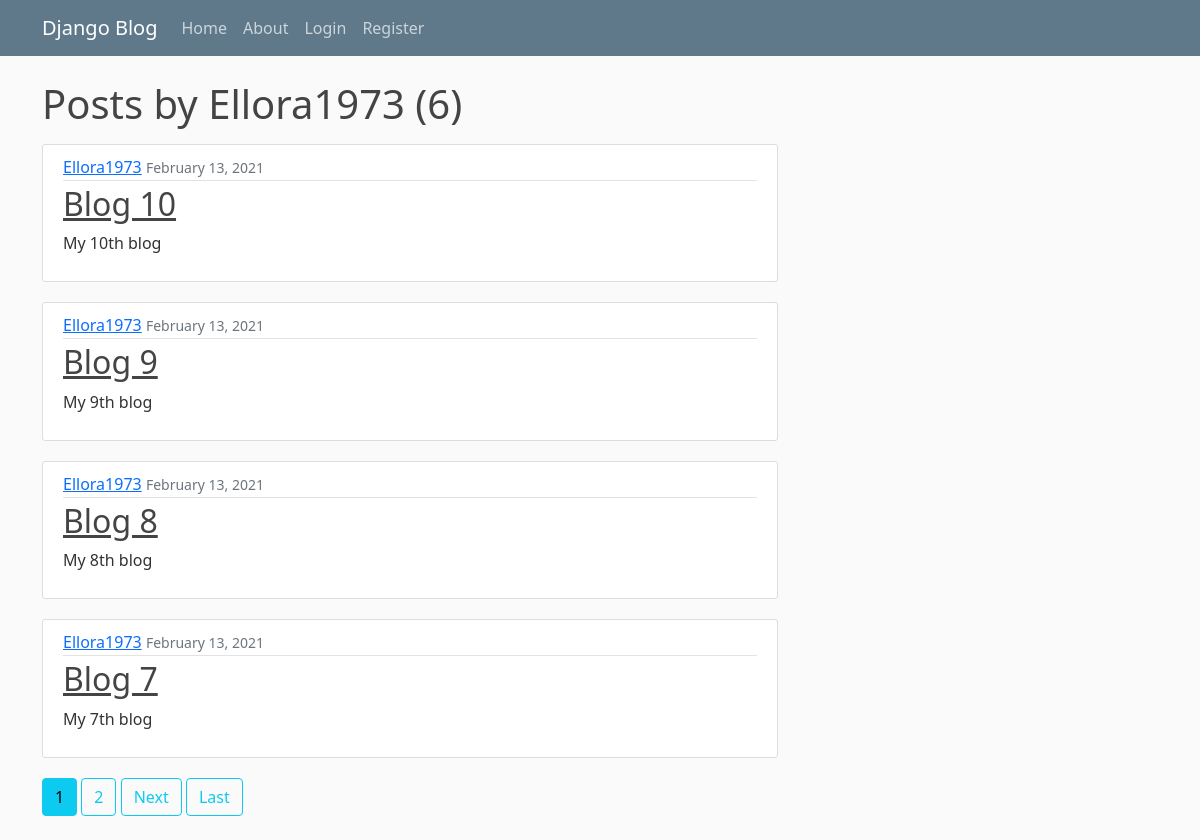
The page /user/Ellora1973 on the database its author committed.
### blog/models.py (models this page shows, shortened)
class Post(models.Model):
    title = models.CharField(max_length = 256)
    content = models.TextField()
    date_posted = models.DateTimeField(default = timezone.now)
    author = models.ForeignKey(User, on_delete = models.CASCADE)

### blog/views.py (the view)
# urls.py: path('user/<str:username>', UserPostListView.as_view(), name = 'user-posts'),
class UserPostListView(ListView):
    model = Post
    template_name = 'blog/user_posts.html'
    context_object_name = 'posts'
    paginate_by = 4
    def get_queryset(self):
        user = get_object_or_404(User, username = self.kwargs.get('username'))
        return Post.objects.filter(author = user).order_by('-date_posted')

### blog/templates/blog/user_posts.html (shortened to what this page needs)
{% extends "blog/base.html" %}
{% block content %}
    <h1 class = "mb-3">Posts by {{ view.kwargs.username }} ({{ page_obj.paginator.count }})</h1>
    {% for post in posts %}
        <article class="media content-section">
        <div class="media-body">
            <div class="article-metadata">
            <a class="mr-2" href="{% url 'user-posts' post.author.username %}">{{ post.author }}</a>
            <small class="text-muted">{{ post.date_posted|date:"F d, Y" }}</small>
            </div>
            <h2><a class="article-title" href="{% url 'post-detail' post.id %}">{{ post.title }}</a></h2>
            <p class="article-content">{{ post.content }}</p>
        </div>
        </article>
    {% endfor %}
    {% if is_paginated %}
            {% for num in page_obj.paginator.page_range %}
                {% if page_obj.number == num %}
                    <a class="btn btn-info mb-4" href="?page={{ num }}">{{ num }}</a>
                {% elif num > page_obj.number|add:'-3' and num < page_obj.number|add:'3' %}
                    <a class="btn btn-outline-info mb-4" href="?page={{ num }}">{{ num }}</a>
                {% endif %}
            {% endfor %}
            {% if page_obj.has_next %}
            <a class = "btn btn-outline-info mb-4" href = "?page={{ page_obj.next_page_number }}">Next</a>
            <a class = "btn btn-outline-info mb-4" href = "?page= {{ page_obj.paginator.num_pages }}">Last</a>
            {% endif %}
    {% endif %}
{% endblock %}

### blog/static/blog/main.css (style rules this page uses)
body { background: #fafafa; color: #333333; margin-top: 5rem; }
h1, h2, h3, h4, h5, h6 { color: #444444; }
.content-section { background: #ffffff; padding: 10px 20px; border: 1px solid #dddddd; border-radius: 3px; margin-bottom: 20px; }
.article-title { color: #444444; }
.article-content { white-space: pre-line; }
.article-metadata { padding-bottom: 1px; margin-bottom: 4px; border-bottom: 1px solid #e3e3e3 }

### rows shown on the page
Post: author "Ellora1973", date_posted "February 13, 2021", title "Blog 10", content "My 10th blog"
Post: author "Ellora1973", date_posted "February 13, 2021", title "Blog 9", content "My 9th blog"
Post: author "Ellora1973", date_posted "February 13, 2021", title "Blog 8", content "My 8th blog"
Post: author "Ellora1973", date_posted "February 13, 2021", title "Blog 7", content "My 7th blog"

### other values the page prints
{{ view.kwargs.username }} "Ellora1973"
{{ page_obj.paginator.count }} "6"
{{ num }} "1"
{{ num }} "2"
